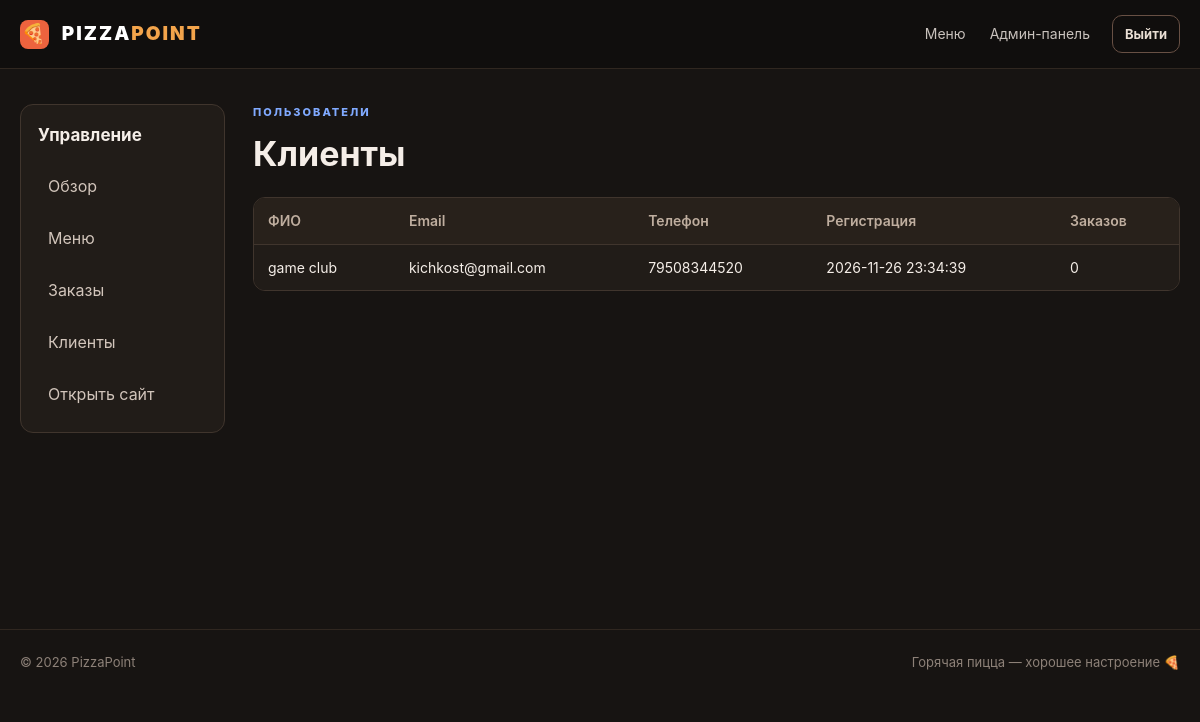
The page /admin/customers (signed in) on the database its author committed.
### tables this page shows
CREATE TABLE customers (
    id INTEGER PRIMARY KEY AUTOINCREMENT,
    user_id INTEGER NOT NULL UNIQUE REFERENCES users(id) ON DELETE CASCADE,
    full_name TEXT NOT NULL,
    phone TEXT NOT NULL UNIQUE,
    registered_at TEXT NOT NULL DEFAULT (datetime('now', 'localtime'))
);

### admin.py (the view)
@admin_bp.route("/customers")
def customers():
    rows = fetch_all(
        """SELECT customers.*, users.email, COUNT(orders.id) AS orders_count
           FROM customers JOIN users ON users.id = customers.user_id
           LEFT JOIN orders ON orders.customer_id = customers.id
           GROUP BY customers.id ORDER BY customers.id DESC"""
    )
    return render_template("admin/customers.html", customers=rows)

### admin.py (called while the page is built)
@admin_bp.before_request
@role_required("admin")
def check_admin():
    return None

### app.py (called while the page is built)
@app.context_processor
def template_globals():
    cart_count = 0
    if g.get("user") and g.user["role"] == "customer":
        cart_count = fetch_one(
            "SELECT COALESCE(SUM(quantity), 0) FROM cart_items WHERE customer_id = ?",
            (g.user["customer_id"],),
        )[0]
    return {"SITE_NAME": SITE_NAME, "csrf_token": csrf_token, "cart_count": cart_count,
            "year": date.today().year}

@app.before_request
def prepare_request():
    load_user()
    check_csrf()

### auth.py (called while the page is built)
def load_user():
    g.user = None
    user_id = session.get("user_id")
    if not user_id:
        return
    user = fetch_one(
        """SELECT users.id, users.email, users.role, users.is_active,
                  customers.id AS customer_id, customers.full_name, customers.phone
           FROM users
           LEFT JOIN customers ON customers.user_id = users.id
           WHERE users.id = ?""",
        (user_id,),
    )
    if user and user["is_active"]:
        g.user = user
    else:
        session.clear()

def role_required(*allowed_roles):
    def decorator(view_function):
        @wraps(view_function)
        def wrapped(*args, **kwargs):
            if g.user is None:
                flash("Войдите в аккаунт, чтобы продолжить.", "error")
                return redirect(url_for("login", next=request.path))
            if allowed_roles and g.user["role"] not in allowed_roles:
                abort(403)
            return view_function(*args, **kwargs)
        return wrapped
    return decorator

def csrf_token():
    if "csrf" not in session:
        session["csrf"] = secrets.token_hex(24)
    return session["csrf"]

def check_csrf():
    if request.method == "POST":
        token = request.form.get("_csrf", "")
        if not token or not secrets.compare_digest(token, session.get("csrf", "")):
            abort(400, "Проверка формы не пройдена. Обновите страницу.")

### db.py (called while the page is built)
def connect():
    connection = sqlite3.connect(DB_PATH)
    connection.row_factory = sqlite3.Row
    connection.isolation_level = None
    connection.execute("PRAGMA foreign_keys = ON")
    return connection

def get_db():
    if "db" not in g:
        g.db = connect()
    return g.db

def fetch_all(sql, parameters=()):
    return get_db().execute(sql, parameters).fetchall()

def fetch_one(sql, parameters=()):
    return get_db().execute(sql, parameters).fetchone()

### templates/admin/customers.html
{% extends 'admin/base.html' %}{% block title %}Клиенты — админ{% endblock %}{% block admin_content %}<p class="eyebrow">ПОЛЬЗОВАТЕЛИ</p><h1>Клиенты</h1>{% if customers %}<div class="table-wrap"><table><thead><tr><th>ФИО</th><th>Email</th><th>Телефон</th><th>Регистрация</th><th>Заказов</th></tr></thead><tbody>{% for customer in customers %}<tr><td>{{ customer.full_name }}</td><td>{{ customer.email }}</td><td>{{ customer.phone }}</td><td>{{ customer.registered_at }}</td><td>{{ customer.orders_count }}</td></tr>{% endfor %}</tbody></table></div>{% else %}<p>Клиентов пока нет.</p>{% endif %}{% endblock %}

### static/css/style.css (style rules this page uses)
:root { --bg:#171412;--surface:#211c18;--surface-2:#29221d;--line:#40352d;--text:#f5eee8;--muted:#b9a99d;--orange:#ed633e;--orange-dark:#ce492c;--blue:#80aaff;--green:#55bd82;--red:#ee7968 }
* { box-sizing:border-box }
body { margin:0;background:var(--bg);color:var(--text);font-family:Inter,Segoe UI,Arial,sans-serif;line-height:1.55 }
.eyebrow { font-size:11px;font-weight:800;letter-spacing:2px;color:var(--blue);margin:0 0 13px }
.section-heading h2,.page-section h1,.auth-card h1,.admin-content h1 { font-size:34px;line-height:1.2;margin:0 0 22px }
.table-wrap { overflow-x:auto;border:1px solid var(--line);border-radius:12px }
.table-wrap table { width:100%;border-collapse:collapse;background:var(--surface);font-size:14px }
.table-wrap th,.table-wrap td { text-align:left;padding:12px 14px;border-bottom:1px solid var(--line);white-space:nowrap }
.table-wrap th { color:#bfae9f;background:#28211b;font-weight:600 }
.table-wrap tr:last-child td { border-bottom:0 }

### rows shown on the page
customers: full_name "game club", email "kichkost@gmail.com", phone "79508344520", registered_at "2026-11-26 23:34:39", orders_count "0"
